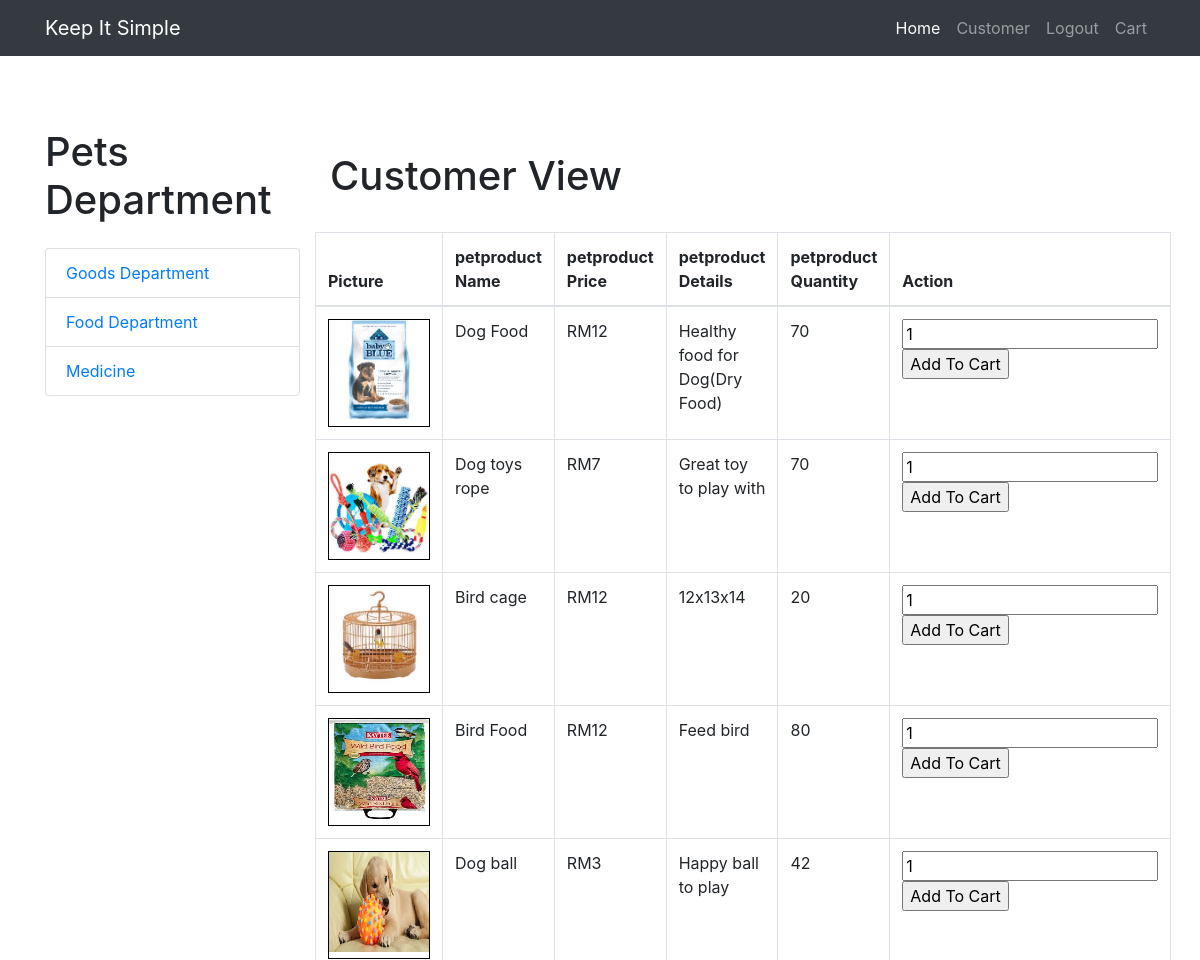
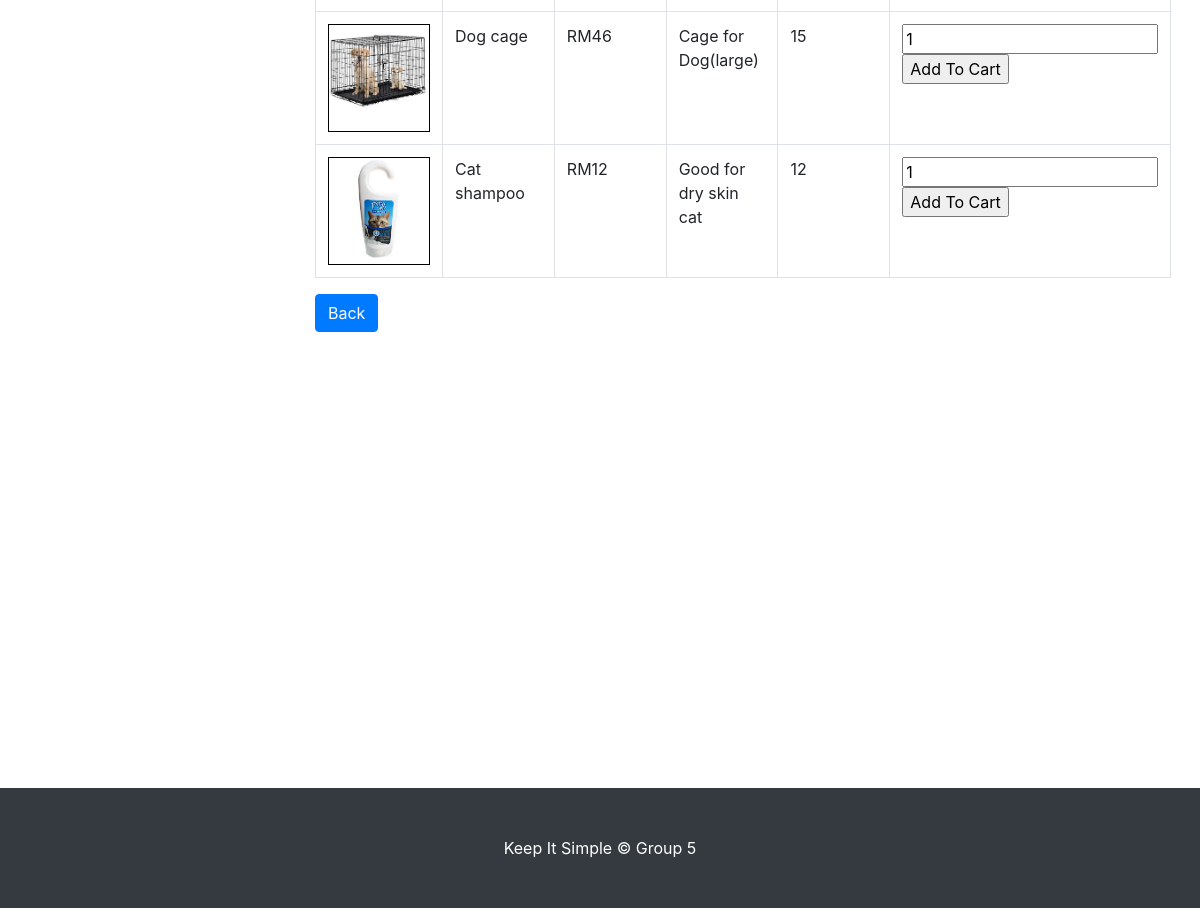
Page /ApplicationLayer/petproductModuleView/cAllpetproductView.php on the committed database (2 pictures, top to bottom).
### tables this page shows
CREATE TABLE `petproduct` (
  `petproductID` int(20) NOT NULL,
  `petproductName` varchar(250) NOT NULL,
  `petproductPrice` float NOT NULL,
  `petproductType` varchar(60) NOT NULL,
  `petproductDetail` varchar(250) NOT NULL,
  `petproductQuantity` int(20) NOT NULL,
  `petproductPic` varchar(200) NOT NULL
);

### libs/database.php (called while the page is built, shortened)
<?php
class DB
{
  public static function connect($value='')
  {
    $pdo = new PDO(DB_TYPE.':host='.DB_HOST.';dbname='.DB_NAME, DB_USER, DB_PASS);
    $pdo->setAttribute(PDO::ATTR_ERRMODE, PDO::ERRMODE_EXCEPTION);
    return $pdo;
  }
  public static function run($sql, $args = NULL)
    {
        if (!$args)
        {
             return DB::connect()->query($sql);
        }
     }
}
?>

### BusinessLayer/petproductModel/petproductModel.php (called while the page is built, shortened)
<?php
require_once '/xampp/htdocs/sdw/libs/database.php';
class petproductModel{
    function viewallpetproduct(){
        $sql = "select * from petproduct";
        return DB::run($sql);
    }
}
?>

### BusinessLayer/petproductController/petproductController.php (called while the page is built, shortened)
<?php
require_once '\xampp\htdocs\sdw\BusinessLayer\petproductModel\petproductModel.php';
class petproductController{
    function viewAllpetproduct(){
        $product = new petproductModel();
        return $product->viewallpetproduct();
    }
    }
?>

### ApplicationLayer/petproductModuleView/cAllpetproductView.php (the view, shortened to what this page needs)
<?php
require_once '/xampp/htdocs/sdw/BusinessLayer/petproductController/petproductController.php';
$product = new petproductController();
$data = $product->viewAllpetproduct();
?>
<!DOCTYPE html>
<html lang="en">
<head>
  <link href="/sdw/vendor/bootstrap/css/bootstrap.min.css" rel="stylesheet">
  <link href="/sdw/css/shop-homepage.css" rel="stylesheet">
  <link rel="stylesheet" type="text/css" href="https://cdn.datatables.net/1.10.21/css/jquery.dataTables.css">
</head>
<body>
  <nav class="navbar navbar-expand-lg navbar-dark bg-dark fixed-top">
    <div class="container">
      <a class="navbar-brand" href="../loginRegisterModuleView/homepage.php">Keep It Simple</a>
      <div class="collapse navbar-collapse" id="navbarResponsive">
        <ul class="navbar-nav ml-auto">
          <li class="nav-item active">
              <a class="nav-link" href="#">Home
            </a>
          </li>
          <li class="nav-item">
            <a class="nav-link" href="#">Customer</a>
          </li>
          <li class="nav-item">
            <a class="nav-link" href="../login register/loginView.php">Logout</a>
          </li>
          <li class="nav-item">
            <a class="nav-link" href="../cartModuleView/cartView.php">Cart</a>
          </li>
        </ul>
      </div>
    </div>
  </nav>
  <div class="container">
    <div class="row">
      <div class="col-lg-3">
        <br></br>
        <h1 class="my-4">Pets Department</h1>
        <div class="list-group">
          <a href="#" class="list-group-item">Goods Department</a>
          <a href="#" class="list-group-item">Food Department</a>
          <a href="#" class="list-group-item">Medicine</a>
        </div>
      </div>
      <div class="col-lg-9">
                  <br></br>
                  <h1>Customer View</h1><br>
        <div class="row">
          <table class="table table-striped table-bordered table-hover" id="petproductTable">
      <thead>
      <tr>
        <th>Picture</th>
        <th>petproduct Name</th>
        <th>petproduct Price</th>
        <th>petproduct Details</th>
        <th>petproduct Quantity</th>
        <th>Action</th>
      </tr>
      </thead>
      <tbody>
          <?php
            foreach($data as $row){
              echo "<tr>";
          ?>
          <form action="" method="POST">
          <tr>
            <td rowspan="1">
                <?php
                $image=$row['petproductPic'];
                echo '<span style="border: 1px solid black; display: inline-block"><input type ="image" img id="placeImage" img src="uploadimage/'.$image.'" height="100" width="100"></span>';
                ?></td>
            <td><?=$row['petproductName']?></td>
            <td>RM<?=$row['petproductPrice']?></td>
            <td><?=$row['petproductDetail']?></td>
            <td><?=$row['petproductQuantity']?></td>
          <td><form action="" method="POST">
            <input type="number" name="productQuantity" value="1">
            <input type="submit" name="addToCart" value="Add To Cart">
          </form></td>
                   </form>
                <?php
                  echo "</tr>";
                  }
                ?>
          <table>
            <input type="button" class="btn btn-primary" onclick="location.href='../login register/cHomepageView.php'" value="Back"></td>
          </table>
        </tbody>
        </table>
        </div>
      </div>
    </div>
  </div>
  <br></br><br></br><br></br><br></br><br></br><br></br><br></br><br></br><br></br><br>
  <footer class="py-5 bg-dark">
    <div class="container">
      <p class="m-0 text-center text-white">Keep It Simple &copy; Group 5</p>
    </div>
  </footer>
</body>
</html>

### shop-homepage.css (style rules this page uses)
body { padding-top: 56px; }

### rows in the picture
petproduct: petproductName "Dog Food", petproductPrice "12", petproductDetail "Healthy food for Dog(Dry Food)", petproductQuantity "70"
petproduct: petproductName "Dog toys rope", petproductPrice "7", petproductDetail "Great toy to play with", petproductQuantity "70"
petproduct: petproductName "Bird cage", petproductPrice "12", petproductDetail "12x13x14", petproductQuantity "20"
petproduct: petproductName "Bird Food", petproductPrice "12", petproductDetail "Feed bird", petproductQuantity "80"
petproduct: petproductName "Dog ball", petproductPrice "3", petproductDetail "Happy ball to play", petproductQuantity "42"
petproduct: petproductName "Dog cage", petproductPrice "46", petproductDetail "Cage for Dog(large)", petproductQuantity "15"
petproduct: petproductName "Cat shampoo", petproductPrice "12", petproductDetail "Good for dry skin cat", petproductQuantity "12"
